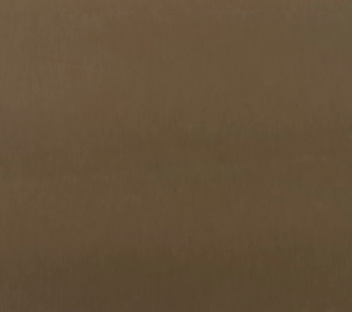
#> input picture project_ws/laundry_project/bin_color_data/dark_bin.jpg, 352 x 312 px
$ python -i analyze_foreground.py   (imports and definitions only)
#> lines starting #> are read from the running program, lines starting #| are printed output that depends on the picture; after the words box and inside, x2 and y2 are one past the last pixel; in counts of white or black regions, pixels touching at a corner belong together
#> further down, picture is the input picture: shape (312, 352, 3); mean B, G, R 57.3, 81.1, 100.5
import csv
from pathlib import Path

import cv2
import numpy as np


BASE_DIR = Path.home() / "project_ws/laundry_project"

LIGHT_DIR = BASE_DIR / "vision_data/light"
DARK_DIR = BASE_DIR / "vision_data/dark"

OUTPUT_CSV = BASE_DIR / "foreground_analysis.csv"


def read_image(image_path):

    data = np.fromfile(
        str(image_path),
        dtype=np.uint8
    )

    return cv2.imdecode(
        data,
        cv2.IMREAD_COLOR
    )


def get_foreground(image):

    height, width = image.shape[:2]
#> height = 312; width = 352

    mask = np.zeros(
        (height, width),
        dtype=np.uint8
    )

    bg_model = np.zeros(
        (1, 65),
        dtype=np.float64
    )

    fg_model = np.zeros(
        (1, 65),
        dtype=np.float64
    )

    margin_x = max(
        int(width * 0.05),
        1
    )
#> margin_x = 17

    margin_y = max(
        int(height * 0.05),
        1
    )
#> margin_y = 15

    rect = (
        margin_x,
        margin_y,
        width - (margin_x * 2),
        height - (margin_y * 2)
    )
#> rect = (17, 15, 318, 282)

    cv2.grabCut(
        image,
        mask,
        rect,
        bg_model,
        fg_model,
        5,
        cv2.GC_INIT_WITH_RECT
    )

    foreground_mask = np.where(
        (mask == cv2.GC_FGD)
        | (mask == cv2.GC_PR_FGD),
        1,
        0
    ).astype(np.uint8)

    return foreground_mask


def analyze_image(image):

    foreground_mask = get_foreground(
        image
    )
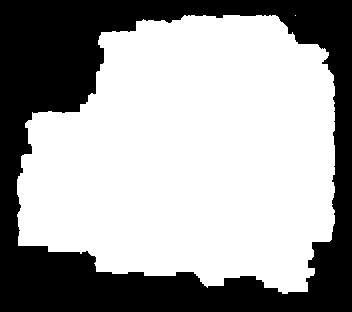
#> foreground_mask: shape (312, 352); values 0 (black) and 1 (white), 63.5% white; 1 black region, box (x1, y1, x2, y2) and area: (0, 0, 352, 312) 40054

    hsv = cv2.cvtColor(
        image,
        cv2.COLOR_BGR2HSV
    )
#> hsv: shape (312, 352, 3); mean H, S, V 16.5, 109.9, 100.5

    lab = cv2.cvtColor(
        image,
        cv2.COLOR_BGR2LAB
    )
#> lab: shape (312, 352, 3); mean of channels 0, 1, 2 91.5, 132.5, 145.1

    s = hsv[:, :, 1][
        foreground_mask == 1
    ]

    v = hsv[:, :, 2][
        foreground_mask == 1
    ]

    l = lab[:, :, 0][
        foreground_mask == 1
    ]

    if len(l) == 0:
        return None

    return {
        "mean_s": float(np.mean(s)),
        "median_s": float(np.median(s)),
        "mean_v": float(np.mean(v)),
        "median_v": float(np.median(v)),
        "mean_l": float(np.mean(l)),
        "median_l": float(np.median(l)),
    }


rows = []

folders = [
    ("LIGHT", LIGHT_DIR),
    ("DARK", DARK_DIR),
]


# [41 lines not run here, left out]


fieldnames = [
    "label",
    "filename",
    "mean_s",
    "median_s",
    "mean_v",
    "median_v",
    "mean_l",
    "median_l",
]


# [62 lines not run here, left out]

>>> import cv2
>>> picture = cv2.imread('bin_color_data/dark_bin.jpg')
>>> result = analyze_image(picture)
#> result = {'mean_s': 111.6, 'median_s': 111, 'mean_v': 100.5, 'median_v': 100, 'mean_l': 91.22, 'median_l': 90}
